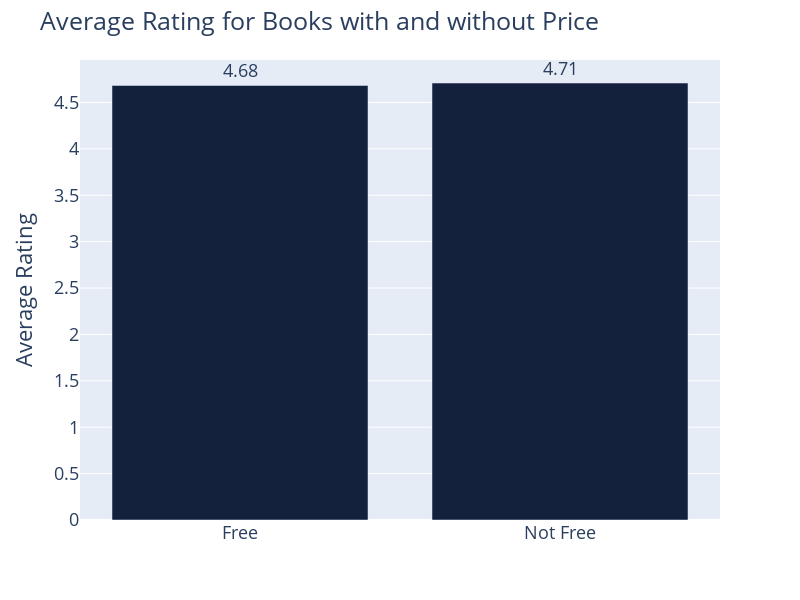

The code cell stored with this chart in its notebook:
### Code cell
#rating for free and not free books
avg_rating = df.groupby('cost')['rating'].mean().reset_index()


fig = px.bar(avg_rating,
             x='cost',
             y='rating',
             text= 'rating', 
             labels={'cost': 'Has Price', 'rating': 'Average Rating'},
             color_discrete_sequence=['rgb(20,33,61)','rgb(252,163,17)'])



fig.update_traces(texttemplate='%{text:.2f}', textposition='outside')

fig.update_layout(
    title='Average Rating for Books with and without Price',
    xaxis_title='',
    yaxis_title='Average Rating',
    font=dict(size=18),
    width=800,  # set the width to 800 pixels
    height=600  # set the height to 600 pixels
)
fig.show()

fig.write_image('Average rating for books.png')

### Figure 1 — Plotly figure (JSON) as saved in the notebook; plotly's stock layout.template omitted (floating-point values rounded to 4 significant figures)
{"data": [{"alignmentgroup": "True", "hovertemplate": "Has Price=%{x}<br>Average Rating=%{text}<extra></extra>", "legendgroup": "", "marker": {"color": "rgb(20,33,61)", "pattern": {"shape": ""}}, "name": "", "offsetgroup": "", "orientation": "v", "showlegend": false, "text": [4.683, 4.71], "textposition": "outside", "texttemplate": "%{text:.2f}", "type": "bar", "x": ["Free", "Not Free"], "xaxis": "x", "y": [4.683, 4.71], "yaxis": "y"}], "layout": {"barmode": "relative", "font": {"size": 18}, "height": 600, "legend": {"tracegroupgap": 0}, "margin": {"t": 60}, "title": {"text": "Average Rating for Books with and without Price"}, "width": 800, "xaxis": {"anchor": "y", "autorange": true, "domain": [0, 1], "range": [-0.5, 1.5], "title": {"text": ""}, "type": "category"}, "yaxis": {"anchor": "x", "autorange": true, "domain": [0, 1], "range": [0, 4.958], "title": {"text": "Average Rating"}, "type": "linear"}}}
